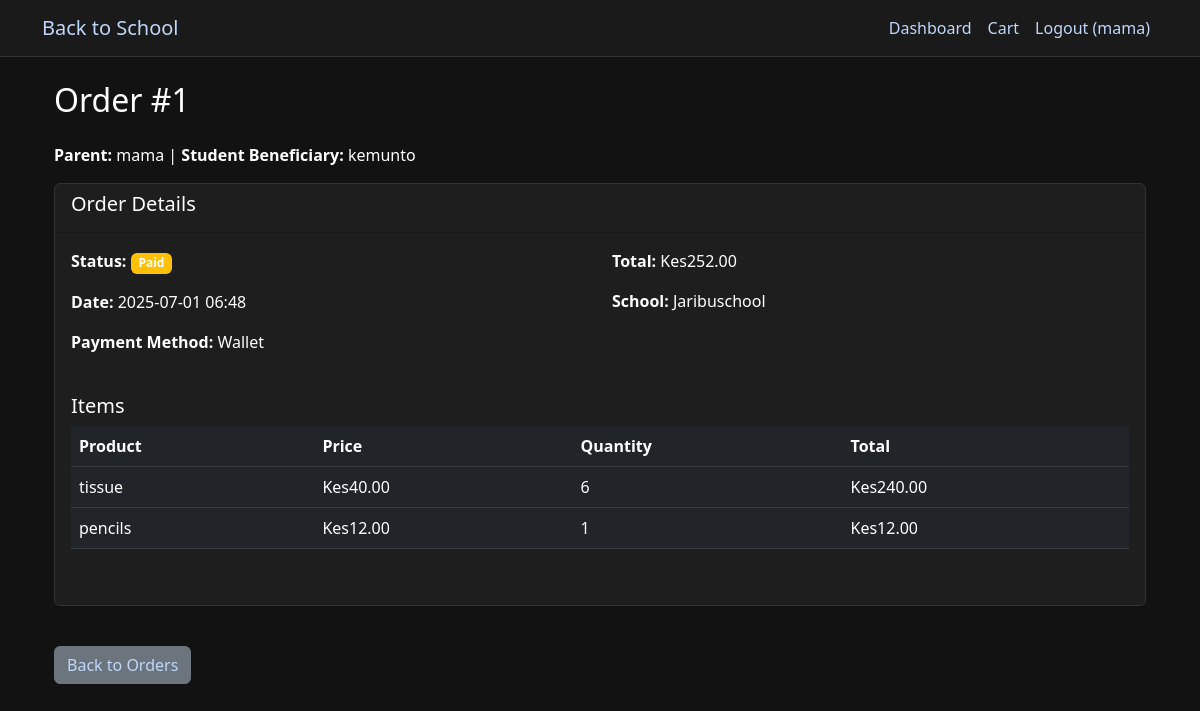
Screenshot of /orders/1 (signed in) with the database file from the repository.
### app.py (models this page shows, shortened)
class User(db.Model):
    id = db.Column(db.Integer, primary_key=True)
    username = db.Column(db.String(80), unique=True, nullable=False)
    email = db.Column(db.String(120), unique=True, nullable=False)
    password_hash = db.Column(db.String(128))
    role = db.Column(db.String(20))  # app_admin, parent, student, school_admin, retailer, donor
    is_approved = db.Column(db.Boolean, default=False)
    created_at = db.Column(db.DateTime, default=datetime.utcnow)
    school_id = db.Column(db.Integer, db.ForeignKey('school.id'))
    school = db.relationship('School', backref='users')
    children = db.relationship(
        'User',
        secondary=parent_student_association,
        primaryjoin=(parent_student_association.c.parent_id == id),
        secondaryjoin=(parent_student_association.c.student_id == id),
        backref=db.backref('parents'),
        lazy='dynamic'
    )

class Order(db.Model):
    id = db.Column(db.Integer, primary_key=True)
    user_id = db.Column(db.Integer, db.ForeignKey('user.id'), nullable=False)
    school_id = db.Column(db.Integer, db.ForeignKey('school.id'), nullable=False)
    total_amount = db.Column(db.Float, nullable=False)
    status = db.Column(db.String(20), default='pending')  # pending, paid, processing, shipped, delivered
    payment_method = db.Column(db.String(20))  # wallet, donation, mixed
    donation_used = db.Column(db.Float, default=0.0)  # Amount covered by donations
    created_at = db.Column(db.DateTime, default=datetime.utcnow)
    updated_at = db.Column(db.DateTime, default=datetime.utcnow, onupdate=datetime.utcnow)
    student_id = db.Column(db.Integer, db.ForeignKey('user.id')) # This is the student
    student = db.relationship('User', foreign_keys=[student_id])
    user = db.relationship('User', backref='orders', foreign_keys=[user_id])
    school = db.relationship('School', backref='orders')
    items = db.relationship('OrderItem', backref='order', cascade='all, delete-orphan')
    donations = db.relationship('DonationDistribution', backref='order', foreign_keys=[DonationDistribution.order_id], cascade='all, delete-orphan')

class School(db.Model):
    id = db.Column(db.Integer, primary_key=True)
    name = db.Column(db.String(100), nullable=False)
    address = db.Column(db.String(200))
    is_approved = db.Column(db.Boolean, default=False)
    requirements = db.relationship('SchoolRequirement', backref='school', lazy=True)

class OrderItem(db.Model):
    id = db.Column(db.Integer, primary_key=True)
    order_id = db.Column(db.Integer, db.ForeignKey('order.id'), nullable=False)
    product_id = db.Column(db.Integer, db.ForeignKey('product.id'), nullable=False)
    quantity = db.Column(db.Integer, nullable=False)
    price = db.Column(db.Float, nullable=False)
    status = db.Column(db.String(30), default='Pending')
    product = db.relationship('Product')

class Product(db.Model):
    id = db.Column(db.Integer, primary_key=True)
    retailer_id = db.Column(db.Integer, db.ForeignKey('retailer.id'), nullable=False)
    name = db.Column(db.String(100), nullable=False)
    description = db.Column(db.Text)
    price = db.Column(db.Float, nullable=False)
    original_price = db.Column(db.Float)  # For showing discounts
    quantity = db.Column(db.Integer, default=0)
    category_id = db.Column(db.Integer, db.ForeignKey('product_category.id'), nullable=False)
    category = db.relationship('ProductCategory', backref='products')
    is_featured = db.Column(db.Boolean, default=False)
    created_at = db.Column(db.DateTime, default=datetime.utcnow)
    updated_at = db.Column(db.DateTime, default=datetime.utcnow, onupdate=datetime.utcnow)
    retailer = db.relationship('Retailer', backref='products')

### app.py (the view)
@app.route('/orders/<int:order_id>')
@login_required
def order_detail(order_id):
    order = Order.query.get_or_404(order_id)
    if order.user_id != session['user_id'] and session['role'] not in ['app_admin', 'school_admin']:
        flash('You cannot view this order', 'error')
        return redirect(url_for('dashboard'))
    return render_template('shop/order_detail.html', order=order)

### app.py (called while the page is built)
def login_required(f):
    @wraps(f)
    def decorated_function(*args, **kwargs):
        if 'user_id' not in session:
            flash('Please log in to access this page', 'error')
            return redirect(url_for('login'))
        return f(*args, **kwargs)
    return decorated_function

@app.before_request
def load_logged_in_user():
    user_id = session.get('user_id')
    if user_id is None:
        g.user = None
    else:
        g.user = db.session.get(User, user_id)

@app.context_processor
def inject_user():
    return dict(current_user=g.user)

@app.context_processor
def inject_cart_item_count():
    if 'user_id' not in session or session.get('role') not in ['parent', 'student']:
        return {'cart_item_count': 0}
    cart = Cart.query.filter_by(user_id=session['user_id']).first()
    if not cart:
        return {'cart_item_count': 0}
    count = db.session.query(db.func.sum(CartItem.quantity)).filter_by(cart_id=cart.id).scalar() or 0
    return {'cart_item_count': count}

### templates/shop/order_detail.html (shortened to what this page needs)
{% extends "base.html" %}
{% block content %}
<div class="container">
    <h2 class="mb-4">Order #{{ order.id }}</h2>
    <p>
        <strong>Parent:</strong> {{ order.user.username }} |
        <strong>Student Beneficiary:</strong> {{ order.student.username if order.student else 'N/A' }}
    </p>
    <div class="card mb-4">
        <div class="card-header">
            <h5>Order Details</h5>
        </div>
        <div class="card-body">
            <div class="row mb-3">
                <div class="col-md-6">
                    <p><strong>Status:</strong> <span class="badge bg-{{ 'success' if order.status == 'delivered' else 'warning' }}">{{ order.status|capitalize }}</span></p>
                    <p><strong>Date:</strong> {{ order.created_at.strftime('%Y-%m-%d %H:%M') }}</p>
                    <p><strong>Payment Method:</strong> {{ order.payment_method|capitalize }}</p>
                </div>
                <div class="col-md-6">
                    <p><strong>Total:</strong> Kes{{ "%.2f"|format(order.total_amount) }}</p>
                    <p><strong>School:</strong> {{ order.school.name }}</p>
                </div>
            </div>
            <h5 class="mt-4">Items</h5>
            <div class="table-responsive mb-4">
                <table class="table table-dark">
                    <thead>
                        <tr>
                            <th>Product</th>
                            <th>Price</th>
                            <th>Quantity</th>
                            <th>Total</th>
                        </tr>
                    </thead>
                    <tbody>
                        {% for item in order.items %}
                        <tr>
                            <td>{{ item.product.name }}</td>
                            <td>Kes{{ "%.2f"|format(item.price) }}</td>
                            <td>{{ item.quantity }}</td>
                            <td>Kes{{ "%.2f"|format(item.price * item.quantity) }}</td>
                        </tr>
                        {% endfor %}
                    </tbody>
                </table>
            </div>
        </div>
    </div>
    <a href="{{ url_for('order_list') }}" class="btn btn-secondary mt-3">Back to Orders</a>
</div>
{% endblock %}

### templates/base.html (shortened to what this page needs)
<!DOCTYPE html>
<html lang="en">
<head>
    <link href="https://cdn.jsdelivr.net/npm/bootstrap@5.3.0/dist/css/bootstrap.min.css" rel="stylesheet">
</head>
<body>
<nav class="navbar navbar-expand-lg navbar-dark">
    <div class="container">
        <a class="navbar-brand" href="{{ url_for('home') }}">Back to School</a>
        <div class="collapse navbar-collapse" id="navbarNav">
            <ul class="navbar-nav ms-auto">
                {% if 'user_id' in session %}
                    <li class="nav-item">
                        <a class="nav-link" href="{{ url_for('dashboard') }}">Dashboard</a>
                    </li>
                    {% if session['role'] in ['parent', 'student'] %}
                    <li class="nav-item">
                        <a class="nav-link" href="{{ url_for('cart') }}">
                            Cart
                        </a>
                    </li>
                    {% endif %}
                    <li class="nav-item">
                        {% if current_user %}
                        <a class="nav-link" href="{{ url_for('logout') }}">Logout ({{ current_user.username }})</a>
                        {% else %}
                        <a class="nav-link" href="{{ url_for('logout') }}">Logout</a>
                        {% endif %}
                    </li>
                {% endif %}
            </ul>
        </div>
    </div>
</nav>
    <div class="container mt-4">
        {% block content %}{% endblock %}
    </div>
</body>
</html>

### templates/base.html (style rules this page uses)
body { background-color: #121212; color: #ffffff; }
h1, h2, h3, h4, h5, h6, span, p { color: #ffffff !important; }
a { color:rgb(191, 215, 250) !important; }
.navbar { background-color: #1a1a1a !important; border-bottom: 1px solid #333; }
.card { background-color: #1e1e1e; border: 1px solid #333; }
.table { color: #ffffff; }
.table-dark { background-color: #1e1e1e; }

### rows the page displays
User: username "mama", user.username "mama"
Order: id "1", status "Paid", created_at "2025-07-01 06:48", payment_method "Wallet", total_amount "252.00"
User: student "kemunto"
School: school.name "Jaribuschool"
OrderItem: product.name "tissue", price "40.00", quantity "6", item.price*item.quantity "240.00"
OrderItem: product.name "pencils", price "12.00", quantity "1", item.price*item.quantity "12.00"
